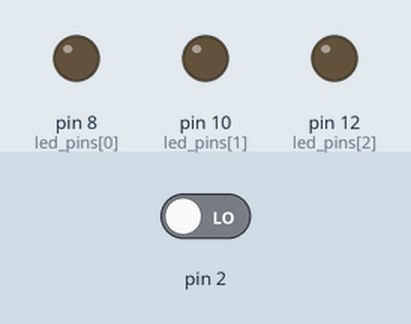
Simulated run of this sketch. Board: Arduino Uno, built with avr-gcc and run on an emulated ATmega328P. Parts: output pins drawn as LEDs (lit = HIGH). Dashed ring = blinking. The inputs (shaded band) are chosen by the test bench; at power-on: pin 2 LOW.

Above: at 1.2 s.
1.3 s: pin 2 driven HIGH
At 1.9 s:
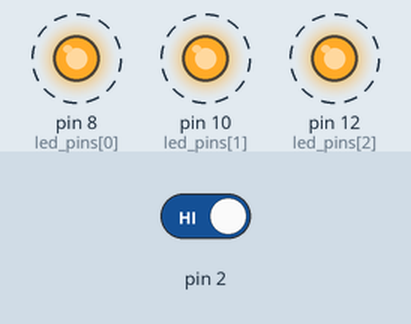
Timing chart, 0 to 10.3 s (numbered marks = the images above; inputs shaded):
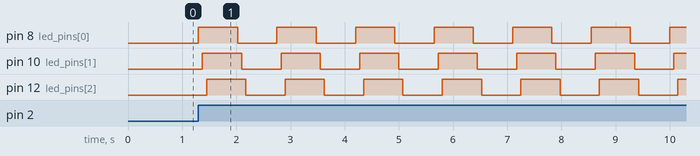

Measured:
- after the input at 1.3 s, pin 8 (led_pins[0]): alternates HIGH for 0.73 s and LOW for 0.73 s, starting at once; pin 10 (led_pins[1]): alternates HIGH for 0.73 s and LOW for 0.73 s, starting after 0.08 s; pin 12 (led_pins[2]): alternates HIGH for 0.73 s and LOW for 0.73 s, starting after 0.15 s

The sketch:

flashing_leds2.ino
```cpp
/**
 * This tutorial uses Arduino to flash a given number of LEDs. It also
 * assumes that a button is used that is dealt via an interrupt
 */

volatile int state = LOW;

 //array with the LDE pins. We use 3 LEDs
 int led_pins[]={8,10,12};

 //indicates some delay
 int time_delay = 75;

 int pause = 500;


void setup() {
  //we need to set the mode before using any
  //of the pins
  for(int i=0; i<3; ++i){
    pinMode(led_pins[i],OUTPUT);
  }

  //initialize the interrupt
  attachInterrupt(0, led_on_off, RISING);

}

void loop() {

  //simply loop over the pins
  //and do some work
 if (state) {
    for (int i=0; i<3; i++){
      digitalWrite(led_pins[i], HIGH);
      delay(time_delay);
    }

    delay(pause);

    for (int i=0; i<3; i++){
      digitalWrite(led_pins[i], LOW);
      delay(time_delay);
    }

    delay(pause);
  }
}

void led_on_off() {
  static unsigned long lastMillis = 0;
  unsigned long newMillis = millis();

  //perform Debounce check
  if (newMillis - lastMillis < 50){
  }
  else {
    state = !state;
    lastMillis = newMillis;
  }
}
```
